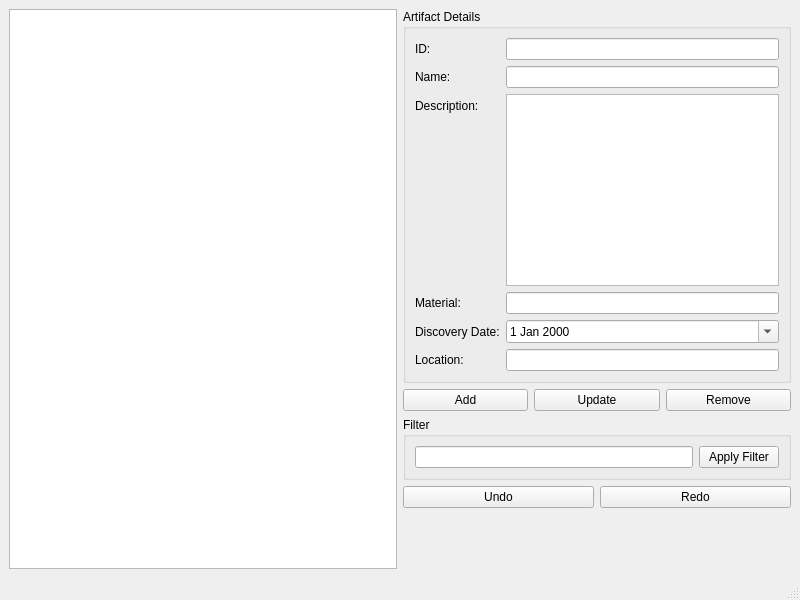
<?xml version="1.0" encoding="UTF-8"?>
<ui version="4.0">
 <class>MainWindow</class>
 <widget class="QMainWindow" name="MainWindow">
  <property name="geometry">
   <rect>
    <x>0</x>
    <y>0</y>
    <width>800</width>
    <height>600</height>
   </rect>
  </property>
  <property name="windowTitle">
   <string>Archeological Artifacts Inventory</string>
  </property>
  <widget class="QWidget" name="centralwidget">
   <layout class="QHBoxLayout" name="horizontalLayout_Main">
    <item>
     <widget class="QListView" name="artifactsListView"/>
    </item>
    <item>
     <layout class="QVBoxLayout" name="verticalLayout_Controls">
      <item>
       <widget class="QGroupBox" name="groupBox_Details">
        <property name="title">
         <string>Artifact Details</string>
        </property>
        <layout class="QFormLayout" name="formLayout_Details">
         <item row="0" column="0">
          <widget class="QLabel" name="label_Id">
           <property name="text">
            <string>ID:</string>
           </property>
          </widget>
         </item>
         <item row="0" column="1">
          <widget class="QLineEdit" name="lineEdit_Id"/>
         </item>
         <item row="1" column="0">
          <widget class="QLabel" name="label_Name">
           <property name="text">
            <string>Name:</string>
           </property>
          </widget>
         </item>
         <item row="1" column="1">
          <widget class="QLineEdit" name="lineEdit_Name"/>
         </item>
         <item row="2" column="0">
          <widget class="QLabel" name="label_Description">
           <property name="text">
            <string>Description:</string>
           </property>
          </widget>
         </item>
         <item row="2" column="1">
          <widget class="QTextEdit" name="textEdit_Description"/>
         </item>
         <item row="3" column="0">
          <widget class="QLabel" name="label_Material">
           <property name="text">
            <string>Material:</string>
           </property>
          </widget>
         </item>
         <item row="3" column="1">
          <widget class="QLineEdit" name="lineEdit_Material"/>
         </item>
         <item row="4" column="0">
          <widget class="QLabel" name="label_DiscoveryDate">
           <property name="text">
            <string>Discovery Date:</string>
           </property>
          </widget>
         </item>
         <item row="4" column="1">
          <widget class="QDateEdit" name="dateEdit_DiscoveryDate">
           <property name="calendarPopup">
            <bool>true</bool>
           </property>
          </widget>
         </item>
         <item row="5" column="0">
          <widget class="QLabel" name="label_Location">
           <property name="text">
            <string>Location:</string>
           </property>
          </widget>
         </item>
         <item row="5" column="1">
          <widget class="QLineEdit" name="lineEdit_Location"/>
         </item>
        </layout>
       </widget>
      </item>
      <item>
       <layout class="QHBoxLayout" name="horizontalLayout_Actions">
        <item>
         <widget class="QPushButton" name="pushButton_Add">
          <property name="text">
           <string>Add</string>
          </property>
         </widget>
        </item>
        <item>
         <widget class="QPushButton" name="pushButton_Update">
          <property name="text">
           <string>Update</string>
          </property>
         </widget>
        </item>
        <item>
         <widget class="QPushButton" name="pushButton_Remove">
          <property name="text">
           <string>Remove</string>
          </property>
         </widget>
        </item>
       </layout>
      </item>
      <item>
       <widget class="QGroupBox" name="groupBox_Filter">
        <property name="title">
         <string>Filter</string>
        </property>
        <layout class="QHBoxLayout" name="horizontalLayout_Filter">
         <item>
          <widget class="QLineEdit" name="lineEdit_FilterCriteria"/>
         </item>
         <item>
          <widget class="QPushButton" name="pushButton_ApplyFilter">
           <property name="text">
            <string>Apply Filter</string>
           </property>
          </widget>
         </item>
        </layout>
       </widget>
      </item>
      <item>
       <layout class="QHBoxLayout" name="horizontalLayout_UndoRedo">
        <item>
         <widget class="QPushButton" name="pushButton_Undo">
          <property name="text">
           <string>Undo</string>
          </property>
         </widget>
        </item>
        <item>
         <widget class="QPushButton" name="pushButton_Redo">
          <property name="text">
           <string>Redo</string>
          </property>
         </widget>
        </item>
       </layout>
      </item>
      <item>
       <spacer name="verticalSpacer_Controls">
        <property name="orientation">
         <enum>Qt::Vertical</enum>
        </property>
        <property name="sizeHint" stdset="0">
         <size>
          <width>20</width>
          <height>40</height>
         </size>
        </property>
       </spacer>
      </item>
     </layout>
    </item>
   </layout>
  </widget>
  <widget class="QMenuBar" name="menubar">
   <property name="geometry">
    <rect>
     <x>0</x>
     <y>0</y>
     <width>800</width>
     <height>25</height>
    </rect>
   </property>
  </widget>
  <widget class="QStatusBar" name="statusbar"/>
 </widget>
 <resources/>
 <connections/>
</ui>
